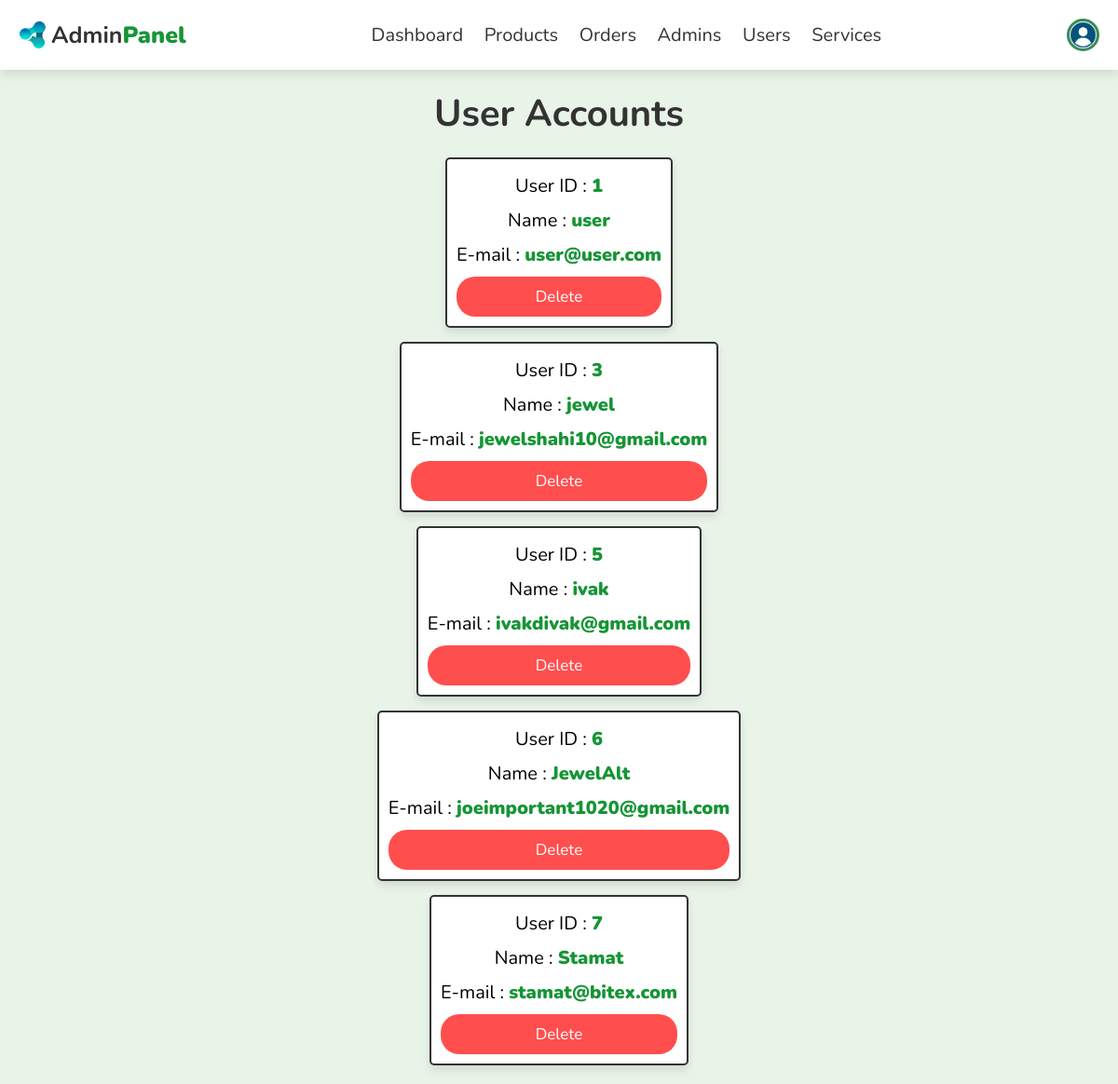
The app's page /admin/users_accounts.php (signed in), older data.
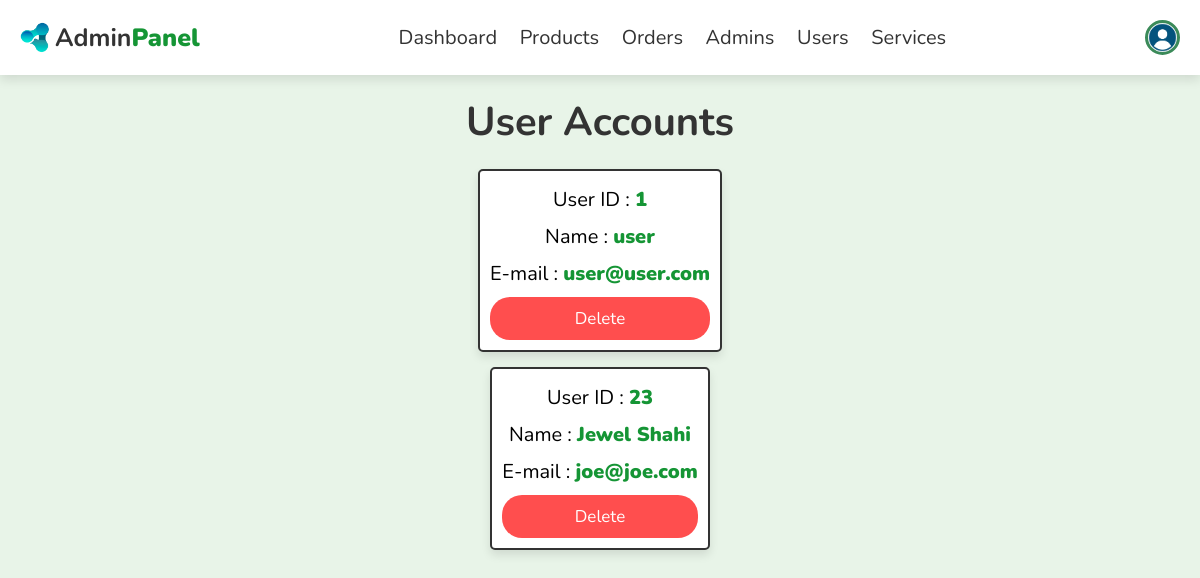
The same page, newer data.
### tables this page shows
CREATE TABLE `users` (
  `id` int(100) NOT NULL AUTO_INCREMENT,
  `name` varchar(20) NOT NULL,
  `email` varchar(50) NOT NULL,
  `password` varchar(50) NOT NULL,
  `isAdmin` int(1) NOT NULL DEFAULT 0,
  `avatar` text NOT NULL DEFAULT 'default.png',
  PRIMARY KEY (`id`),
  UNIQUE KEY `unique_email` (`email`)
);

### admin/users_accounts.php (the view, shortened to what this page needs)
<?php
include '../components/connect.php';
?>
<!DOCTYPE html>
<html lang="en">
<head>
  <link rel="stylesheet" href="https://cdnjs.cloudflare.com/ajax/libs/font-awesome/6.1.1/css/all.min.css">
  <link rel="stylesheet" href="../css/admin_style.css">
  <link rel="stylesheet" href="../css/global.css">
</head>
<body>
  <?php include '../components/admin_header.php'; ?>
  <section class="accounts">
    <h1 class="heading">User accounts</h1>
    <div class="box-container">
      <?php
      $select_accounts = $conn->prepare("SELECT * FROM `users` WHERE isAdmin = 0");
      $select_accounts->execute();
      if ($select_accounts->rowCount() > 0) {
        while ($fetch_accounts = $select_accounts->fetch(PDO::FETCH_ASSOC)) {
      ?>
          <div class="box">
            <p> User ID : <span><?= $fetch_accounts['id']; ?></span> </p>
            <p> Name : <span><?= $fetch_accounts['name']; ?></span> </p>
            <p> E-mail : <span><?= $fetch_accounts['email']; ?></span> </p>
            <a href="users_accounts.php?delete=<?= $fetch_accounts['id']; ?>" onclick="return confirm('Delete this account? User related information will also be deleted!')" class="delete-btn">Delete</a>
          </div>
      <?php
        }
      } else {
        echo '<p class="empty">There are currently no available user accounts</p>';
      }
      ?>
    </div>
  </section>
</body>
</html>

### components/admin_header.php (shortened to what this page needs)
<header class="header">
  <section class="flex">
    <div class="logo">
      <img src="../images/influxify-logo.ico" alt="logo" style="width: 30px;">
      <a href="../admin/dashboard.php">Admin<span>Panel</span></a>
    </div>
    <nav class="navbar">
      <a href="../admin/dashboard.php">Dashboard</a>
      <a href="../admin/products.php">Products</a>
      <a href="../admin/placed_orders.php">Orders</a>
      <a href="../admin/admin_accounts.php">Admins</a>
      <a href="../admin/users_accounts.php">Users</a>
      <a href="../admin/services.php">Services</a>
    </nav>
    <div class="icons">
      <?php
      $admin_avatar = $conn->prepare("SELECT `avatar` FROM `users` WHERE id = ?");
      $admin_avatar->execute([$admin_id]);
      $avatar_result = $admin_avatar->fetchColumn();
      if ($admin_id && !empty($avatar_result)) {
        $user_image = $avatar_result;
      } else {
        $user_image = "default.png";
      }
      ?>
      <div id="user-btn" style="border: 3px solid #3b8a59; margin: 0; display: inline-block; width: 35px; height: 35px; border-radius: 50%; background-image: url('../uploaded_img/user_avatar/<?= $user_image ?>'); background-size: cover; "></div>
    </div>
  </section>
</header>

### css/admin_style.css (style rules this page uses)
.accounts { background: var(--body); min-height: 100%; }
.accounts .box-container { display: flex; flex-direction: column; gap: 1.5rem; align-items: center; }
.accounts .box-container .box { padding: 10px; padding-top: 0.5rem; border-radius: 0.5rem; text-align: center; border: var(--border); background-color: var(--white); box-shadow: var(--box-shadow); }
.accounts .box-container .box p { font-size: 2rem; color: var(--light-color); margin: 1rem 0; }
.accounts .box-container .box p span { color: var(--primary); }

### css/global.css (style rules this page uses)
:root { --primary: #159535; --body: #e8f4e8; --light-green: #149a38; --black: #333; --cyan-blue: #0c85b9; --gray: #605c5c; --light: #eceef2; --light-blue: #4682b4; --purple: #6f42c1; --red: #ff4e4e; --white: #fff; --border: 0.2rem solid var(--black); --border-radius: 10px; --box-shadow: 0 0.5rem 1rem rgba(0, 0, 0, 0.1); }
* { border: none; box-sizing: border-box; font-family: "Nunito", sans-serif; margin: 0; outline: none; padding: 0; text-decoration: none; scroll-behavior: smooth; transition: 200ms !important; }
html { font-size: 62.5%; overflow-x: hidden; }
body { background-color: var(--light); height: 100vh; }
.heading { font-size: 4rem; color: var(--black); margin-bottom: 2rem; text-align: center; text-transform: capitalize; }
section { padding: 2rem; min-width: 100%; margin: 0 auto; }
span { font-weight: 900; }
.header { position: sticky; top: 0; left: 0; right: 0; background-color: var(--white); box-shadow: var(--box-shadow); z-index: 1000; }
.header .flex { display: flex; flex-direction: row; flex-wrap: wrap; align-items: center; justify-content: space-between; position: relative; }
.header .flex .logo { display: flex; flex-direction: row; gap: 5px; align-items: center; font-size: 2.5rem; color: var(--black); user-select: none; }
.header .flex .logo a { color: var(--black); font-weight: 700; text-decoration: none !important; }
.header .flex .logo img { width: 30px; }
.header .flex .logo span { color: var(--primary); }
.header .flex .navbar a { margin: 0 1rem; font-size: 2rem; color: var(--black); text-decoration: none; padding: 1rem 0; height: 100%; position: relative; }
.header .flex .navbar a::after { content: ""; display: block; position: absolute; bottom: 0; left: 0; width: 0; height: 0.35rem; border-radius: var(--border-radius); background-color: var(--primary); transition: width 0.3s ease; }
.header .flex .icons { display: flex; flex-direction: row; justify-content: flex-end; align-items: center; font-size: 30px; border-radius: var(--border-radius); }
.header .flex .icons > * { width: 30px; height: 30px; margin-left: 1rem; cursor: pointer; color: var(--black); }
.btn, .delete-btn, .option-btn { display: block; width: 100%; margin-top: 1rem; border-radius: 20px 20px 20px 20px; padding: 1rem 3rem; font-size: 1.7rem; text-transform: capitalize; color: var(--white); cursor: pointer; text-align: center; transition: 300ms !important; }
.delete-btn { background-color: var(--red); }

Row changes from the older to the newer data that the page shows:
removed users: id "3", name "jewel", email "jewelshahi10@gmail.com"
removed users: id "5", name "ivak", email "ivakdivak@gmail.com"
removed users: id "6", name "JewelAlt", email "joeimportant1020@gmail.com"
removed users: id "7", name "Stamat", email "stamat@bitex.com"
added users: id "23", name "Jewel Shahi", email "joe@joe.com"
